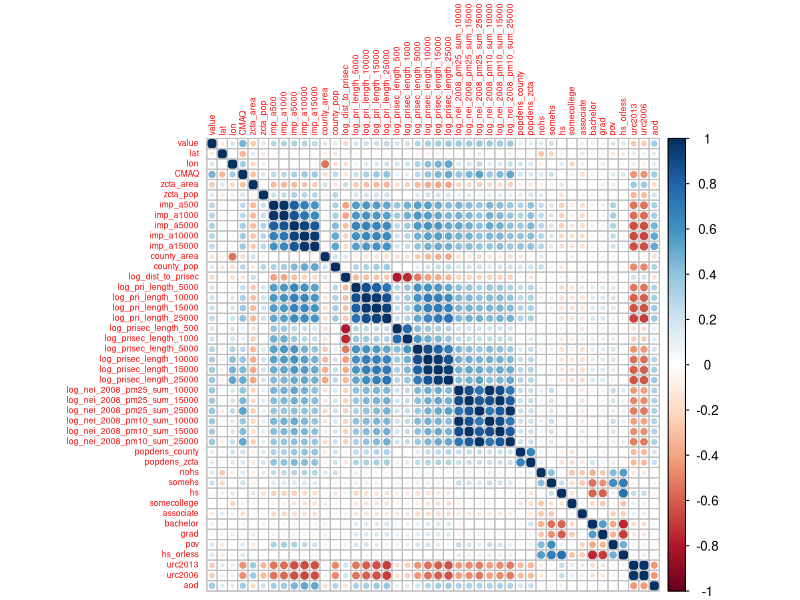
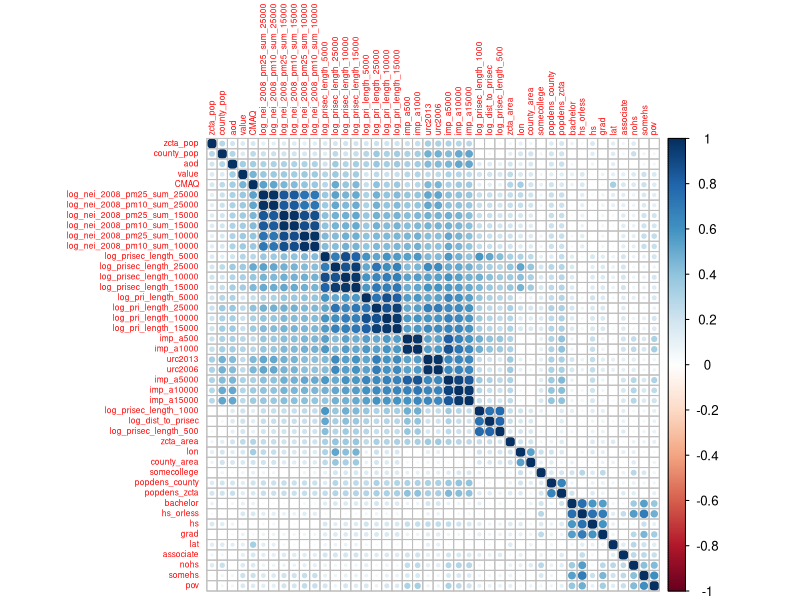

Source code (R) for these figures, in order:
library(tidyverse)
library(magrittr)
library(skimr)
library(corrplot)

setwd("~/Dropbox/Estadistica/Inferencia_con_R_UNQ2021/Presentaciones/7-1/example")

pm <- read_csv("./data/pm25_data.csv")
save(pm, file = "./data/imported_pm.rda")

pm %>%
  dplyr::glimpse()


# Convertir esas tres columnas numéricas a factores
pm %<>%
  mutate(across(c(id, fips, zcta), as.factor)) 

glimpse(pm)


skimr::skim(pm)

pm %>% 
  dplyr::distinct(state) 

pm %>% dplyr::filter(city == "Albuquerque")
pm %>% dplyr::filter(city == "Baltimore")

pm %>% 
  dplyr::filter(city %in% c("Baltimore", "Albuquerque")) %>% 
  select(all_of(c("city", "county_area", "county_pop")))

PM_cor <- cor(pm %>% dplyr::select_if(is.numeric))
corrplot::corrplot(PM_cor, tl.cex = 0.5)

corrplot(abs(PM_cor), order = "hclust", tl.cex = 0.5, cl.lim = c(0, 1))
         
         